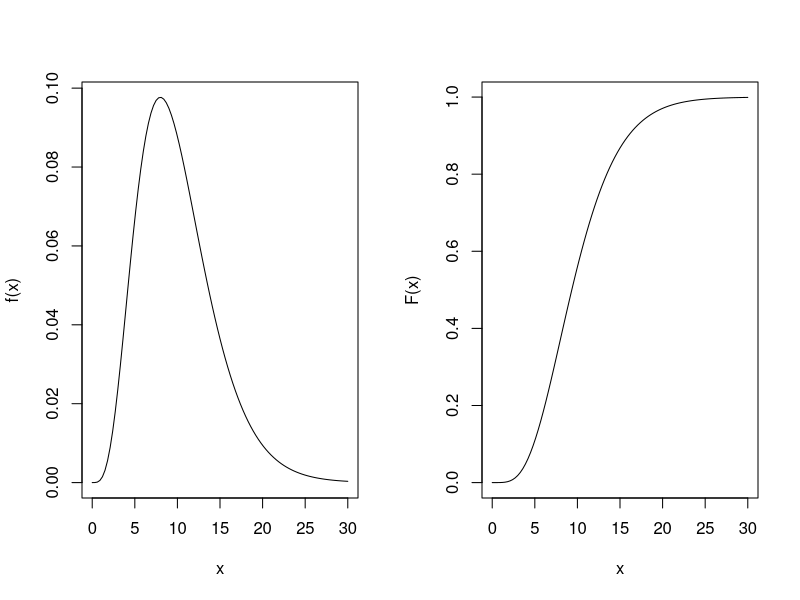
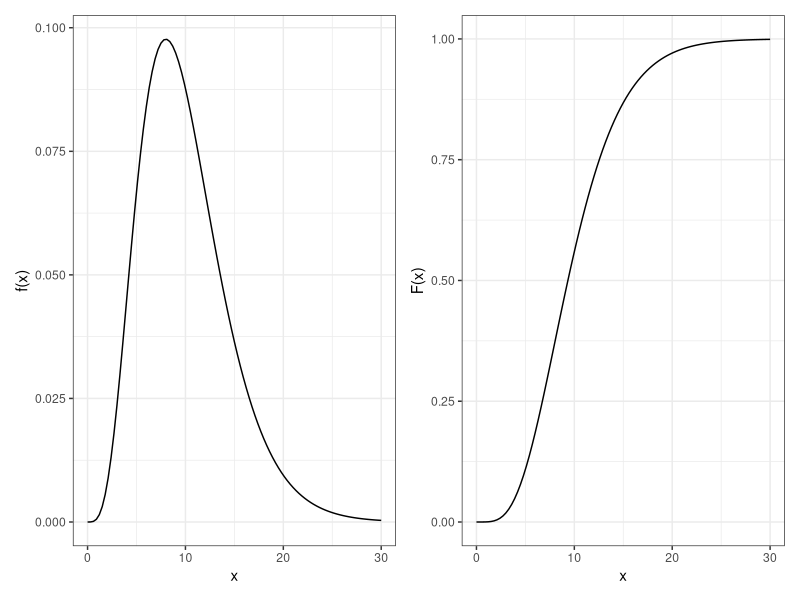
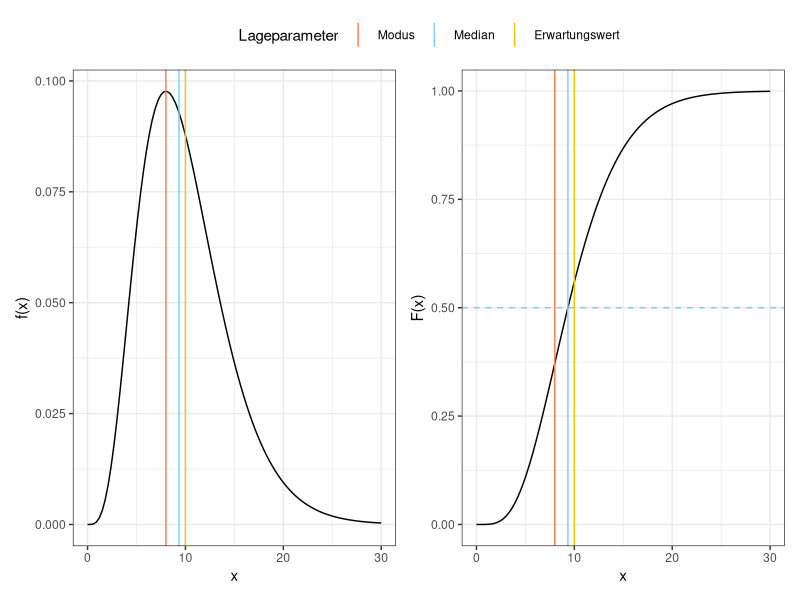
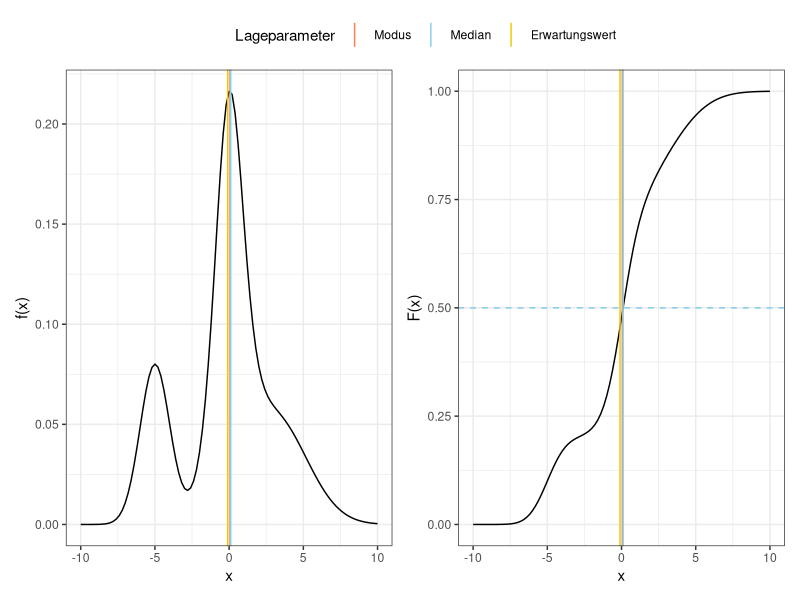

Reproduce these figures in R, in order.
# Loesung zu UB8 Aufgabe 4

library(ggplot2)
library(patchwork) # zum Anordnen von ggplot2 Objekten
theme_set(theme_bw() + theme(legend.position = "top"))


# a)

# relevanter Bereich (in dem die W'keit ungleich 0 ist)
untere_grenze <- 0
obere_grenze <- 30

# definiere Dichte und Verteilungsfunktion
density_fct <- function(x) dchisq(x, df = 10)
distribution_fct <- function(x) pchisq(x, df = 10)

# mit base plot
par(mfrow = c(1,2))
curve(density_fct, from = untere_grenze, to = obere_grenze,
      xlab = "x", ylab = "f(x)")
curve(distribution_fct, from = untere_grenze, to = obere_grenze,
      xlab = "x", ylab = "F(x)")
par(mfrow = c(1,1))

# mit ggplot2
dens_plot_gg <- ggplot(data.frame(x = c(untere_grenze, obere_grenze)),
                       aes(x = x)) +
  stat_function(fun = density_fct) +
  labs(x = "x", y = "f(x)")
dist_plot_gg <- ggplot(data.frame(x = c(untere_grenze, obere_grenze)),
                       aes(x = x)) +
  stat_function(fun = distribution_fct) +
  labs(x = "x", y = "F(x)")
# Plots anordnen
dens_plot_gg + dist_plot_gg


# b)

# Modus bestimmen: enweder grafisch, durch Optimieren oder Nachschauen
## nach Wikipedia: Modus von X ist max(df - 2, 0) = 8
modus <- 8

# Median bestimmen: enweder grafisch, durch bestimmen von F^-1(0.5) oder
# Nachschauen
median <- qchisq(0.5, df = 10) # ~9.34

# Erwartungswert bestimmen: nachschauen oder ausrechnen
## nach Wikipedia: E(X) = df
e_wert <- 10

# Verteilungsparameter speichern
vert_parameter <- data.frame(
  "Lageparameter" = factor(c("Modus", "Median", "Erwartungswert"),
                           levels = c("Modus", "Median", "Erwartungswert")),
  "Wert" = c(modus, median, e_wert),
  "Farbe" = c("coral", "skyblue", "gold2")
)

# Plot Dichte
dens_plot_gg <- ggplot(data.frame(x = c(untere_grenze, obere_grenze)),
                       aes(x = x)) +
  stat_function(fun = density_fct) +
  labs(x = "x", y = "f(x)") +
  geom_vline(data = vert_parameter,
             aes(xintercept = Wert, color = Lageparameter)) +
  scale_color_manual(values = vert_parameter$Farbe)
# Plot Verteilungsfunktion
dist_plot_gg <- ggplot(data.frame(x = c(untere_grenze, obere_grenze)),
                       aes(x = x)) +
  stat_function(fun = distribution_fct) +
  labs(x = "x", y = "F(x)") +
  geom_vline(data = vert_parameter,
             aes(xintercept = Wert, color = Lageparameter)) +
  geom_hline(yintercept = 0.5, linetype = "dashed",
             color = vert_parameter[vert_parameter$Lageparameter == "Median", "Farbe"]) +
  scale_color_manual(values = vert_parameter$Farbe)
# Plots anordnen
dens_plot_gg + dist_plot_gg +
  plot_annotation(theme = theme(legend.position = "top")) +
  plot_layout(guides = "collect")

# Erwartungswert > Median > Modus, wie bei einer rechtsschiefen Verteilung ueblich.


# c)
# i) Die Gewichte addieren sich zu 1.
# ii) Ja, das folgt durch die Linearität des Integrals.
# iii) 
# E(V) = 0.2 * E(X) + 0.3 * E(Y) + 0.5 * E(Z)
#      = 0.2 * -5 + 0.3 * 3 + 0.5 * 0
#      = -0.1


# d) und e)

untere_grenze <- -10
obere_grenze <- -untere_grenze

# definiere Dichte und Verteilungsfunktion
density_fct <- function(x) {
  0.2 * dnorm(x, mean = -5, sd = 1) +
    0.3 * dnorm(x, mean = 3, sd = sqrt(5)) +
    0.5 * dt(x, df = 10)
}
distribution_fct <- function(x) {
  0.2 * pnorm(x, mean = -5, sd = 1) +
    0.3 * pnorm(x, mean = 3, sd = sqrt(5)) +
    0.5 * pt(x, df = 10)
}


# Modus bestimmen
## keine bekannte Verteilung, daher mit Optimierung
modus <- optimize(density_fct, interval = c(-10, 10), maximum=TRUE)[[1]]

# Median bestimmen
## inverse Verteilfunktion nicht verfuegbar, daher Funktion invertieren um
## punktweise Werte berechnen zu koennen
inverse <- function (f, lower = -100, upper = 100) {
  function (y) uniroot((function (x) f(x) - y), lower = lower, upper = upper)[[1]]
}
F_inverse <- inverse(distribution_fct, -10, 10)
# Median
median <- F_inverse(0.5)


# Erwartungswert bestimmen
## ueber Summe der einzelnen Zufallsvariablen
e_wert <- 0.2 * -5 + 0.3 * 3 + 0.5 * 0

# Verteilungsparameter speichern
vert_parameter <- data.frame(
  "Lageparameter" = factor(c("Modus", "Median", "Erwartungswert"),
                           levels = c("Modus", "Median", "Erwartungswert")),
  "Wert" = c(modus, median, e_wert),
  "Farbe" = c("coral", "skyblue", "gold2")
)

# Plot Dichte
dens_plot_gg <- ggplot(data.frame(x = c(untere_grenze, obere_grenze)),
                       aes(x = x)) +
  stat_function(fun = density_fct) +
  labs(x = "x", y = "f(x)") +
  geom_vline(data = vert_parameter,
             aes(xintercept = Wert, color = Lageparameter)) +
  scale_color_manual(values = vert_parameter$Farbe)
# Plot Verteilungsfunktion
dist_plot_gg <- ggplot(data.frame(x = c(untere_grenze, obere_grenze)),
                       aes(x = x)) +
  stat_function(fun = distribution_fct) +
  labs(x = "x", y = "F(x)") +
  geom_vline(data = vert_parameter,
             aes(xintercept = Wert, color = Lageparameter)) +
  geom_hline(yintercept = 0.5, linetype = "dashed",
             color = vert_parameter[vert_parameter$Lageparameter == "Median", "Farbe"]) +
  scale_color_manual(values = vert_parameter$Farbe)
# Plots anordnen
dens_plot_gg + dist_plot_gg +
  plot_annotation(theme = theme(legend.position = "top")) +
  plot_layout(guides = "collect")

# Die drei Verteilungsparameter liegen nah beieinander, die Verteilung ist aber
# nicht annaehernd symmetrisch.
